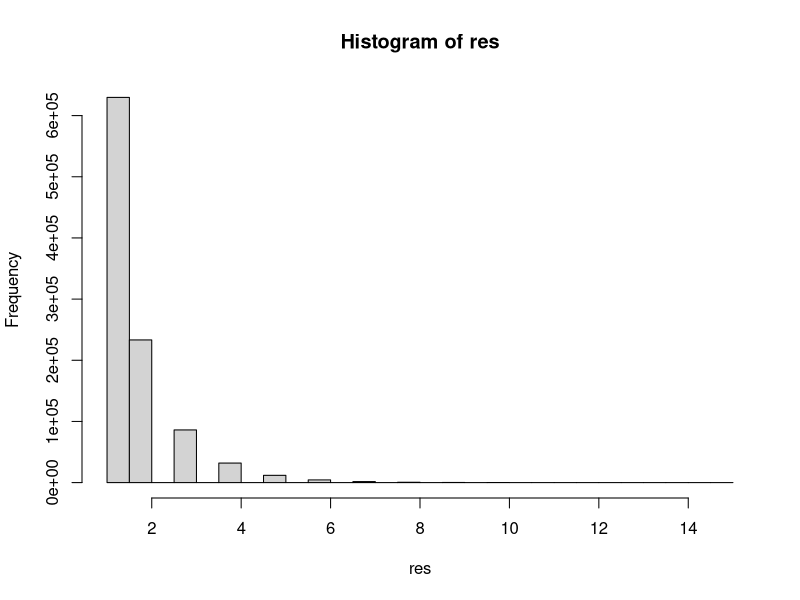
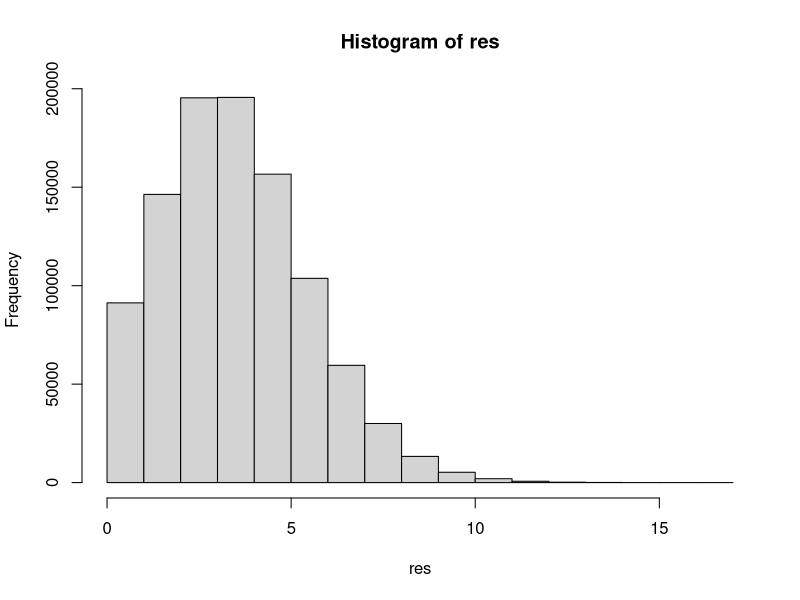

Generate these figures, in order, with R:
# Generacion de variables aleatorias discretas

# Inputs:
# probs: vector de probabilidades
# labels: etiquetas o valores que puede tomar la variable aleatoria

mti <- function(probs, labels){
  U <- runif(1)
  pos <- which(U < cumsum(probs))[1]
  return(labels[pos])
}

# Verificacion a partir de las probabilidades empiricas
n <- 1000000
probabilidades <- runif(20); probabilidades <- probabilidades/sum(probabilidades)
labels <- paste0(LETTERS[1:20], "001")         # Genera etiquetas tipo A001, B001, ...

system.time(table(sapply(1:n, function(k){  # system.time cuenta tiempo de ejecucion| table hace un conteo | sapply es como un for
  mti(probabilidades,labels)
}))/n)

# Ordenando las probabilidades en forma descendente
res <- order(probabilidades, decreasing = TRUE) # order devuelve las posiciones de los elementos para que el objeto este ordenado
probs <- probabilidades[res] # Ordenar probs en forma descendente
labels <- labels[res] # Ordenar labels en funcion de probs
system.time(table(sapply(1:n, function(k){  # system.time cuenta tiempo de ejecucion| table hace un conteo | sapply es como un for
  mti(probs,labels)
}))/n)

mti(c(0.40, 0.45, 0.15),c("Deficiente", "Buenas", "Excelentes"))

# Simulacion distribucion geometrica      
# Inputs:
# q: probabilidad de fracaso

dg <- function(q){
  return(floor(log(runif(1))/log(q)) + 1)
}

res <- sapply(1:n,function(k){
  dg(q = 0.37)
})
table(res)/n
hist(res)

# Simular las variables geomtricas
val_teoricos <- rgeom(n = 1000000, prob = 1-0.37) + 1 # Empieza desde 0 exitos (x = 0)

# Test de Kolmogorov - Smirnov: prueba de bondad de ajuste (nuestro dg se parece a dgeom??)
ks.test(res, val_teoricos)

# Distribusion Poisson
# Input: lambda

dp <- function(lambda){
  U <- runif(1)
  i <-0
  p <- exp(-lambda)
  Fx <- p
while(U>= Fx)
  {
    p <- lambda*p/(i+1)
    Fx <- Fx + p
    i <- i + 1
  }
  return(i)
}

dp(lambda = 4)

# Validacion
res <- sapply(1:n,function(k){
dp(lambda = 4)
})
mean(res)   # cercano a lambda
var(res)    # cercano a lambda
hist(res)

# Distribucion Binomial
# inputs: n, p

db <- function(n,p){
  U <- runif(1)
  c <- p/(1-p)
  i <- 0
  pr <- (1-p)^n
  Fx <- pr
  while(U>= Fx)
  {
    pr <- c*(n-i)*(i+1)*pr
    Fx <- Fx + pr
    i <- i + 1
  }
  return(i)
}

db(10,0.04)

# Validacion
res <- sapply(1:n,function(k){
db(10,0.04)
})
mean(res)    # np = 0.4
var(res)     # npq 
